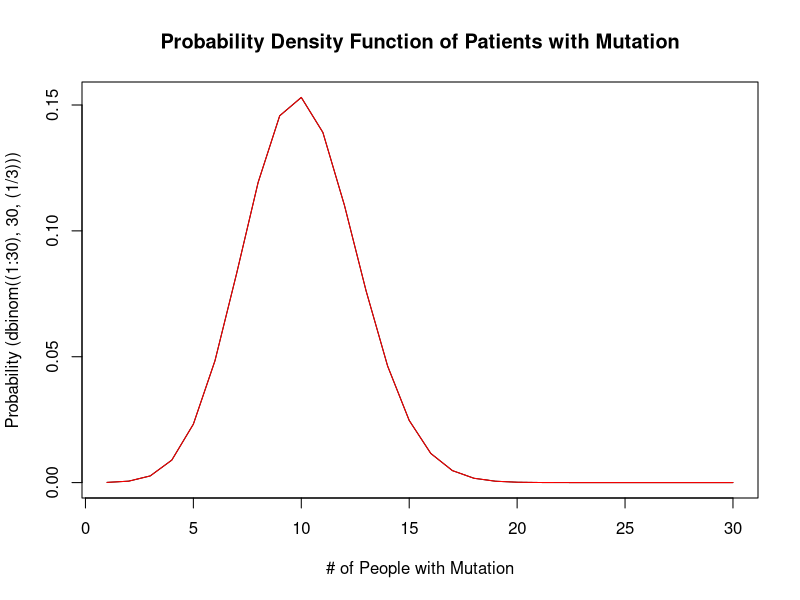
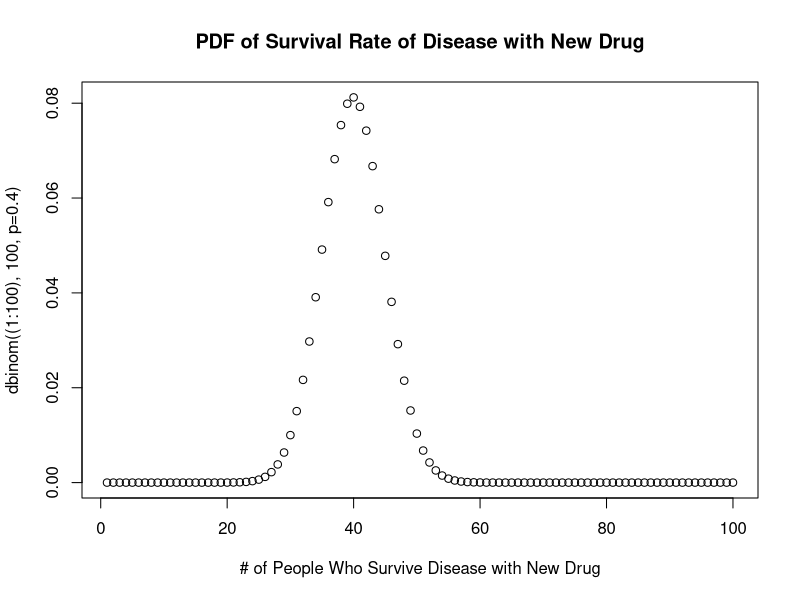
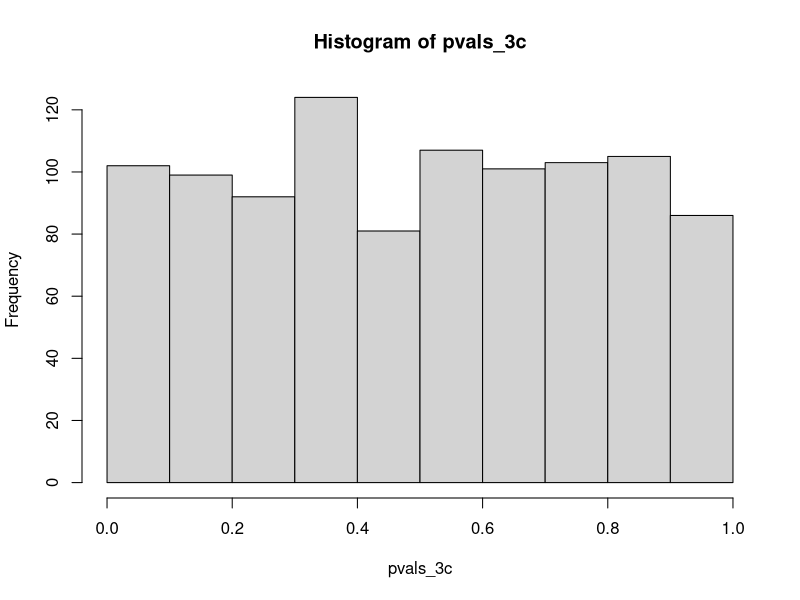
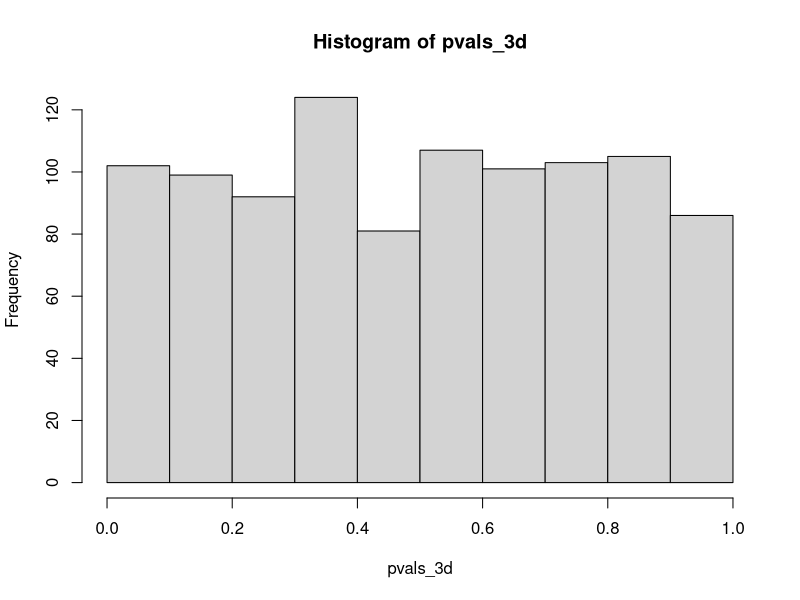

These charts were generated, in order, by the following R code:
## ---- chunk 1
knitr::opts_chunk$set(echo = TRUE)
## ---- chunk 2
mutation_odds = dbinom(12, 30, (1/3))
## ---- chunk 3
plot((1:30), dbinom((1:30), 30, (1/3)), type = "l", main = "Probability Density Function of Patients with Mutation", xlab = "# of People with Mutation", ylab = "Probability (dbinom((1:30), 30, (1/3)))")
lines((1:30), dbinom((1:30), 30, (1/3)), col = "red")
## ---- chunk 4
mean_counts = 30*(1/3)
var_counts = (30*(1/3))*(1-(1/3))
## ---- chunk 5
plot(1:100, dbinom((1:100), 100, p=0.4), main = "PDF of Survival Rate of Disease with New Drug", xlab = "# of People Who Survive Disease with New Drug", ylab = "dbinom((1:100), 100, p=0.4)")
## ---- chunk 6
pval_drug2b = binom.test(53,100,p=0.4)$p.value
## ---- chunk 7
pval_drug2c = sum(dbinom(53:100, 100, 0.4))
## ---- chunk 8
binom.test(53,100,p=0.4, alternative = "greater")
## ---- chunk 9
myVals = rbinom(1000, 10000, p=0.5)
length(myVals)
head(myVals)
## ---- chunk 10
mean_myVals = mean(myVals)
var_myVals = var(myVals)
## ---- chunk 11
10000*0.5
## ---- chunk 12
10000*0.5*(1-0.5)
## ---- chunk 13
pvals_3c = vector(mode="double", length = length(myVals))
for(i in 1:length(myVals))
{
  pvals_3c[i] = binom.test(myVals[i],10000,p=0.5)$p.value
}
length(pvals_3c)
head(pvals_3c)
## ---- chunk 14
hist(pvals_3c)
## ---- chunk 15
myVals_3d = rbinom(1000, 10000, p=0.4)
pvals_3d = vector(mode="double", length=length(myVals_3d))
for(i in 1:length(myVals_3d))
{
  pvals_3d[i] = binom.test(myVals[i],10000,p=0.5)$p.value
}
length(pvals_3d)
hist(pvals_3d)
